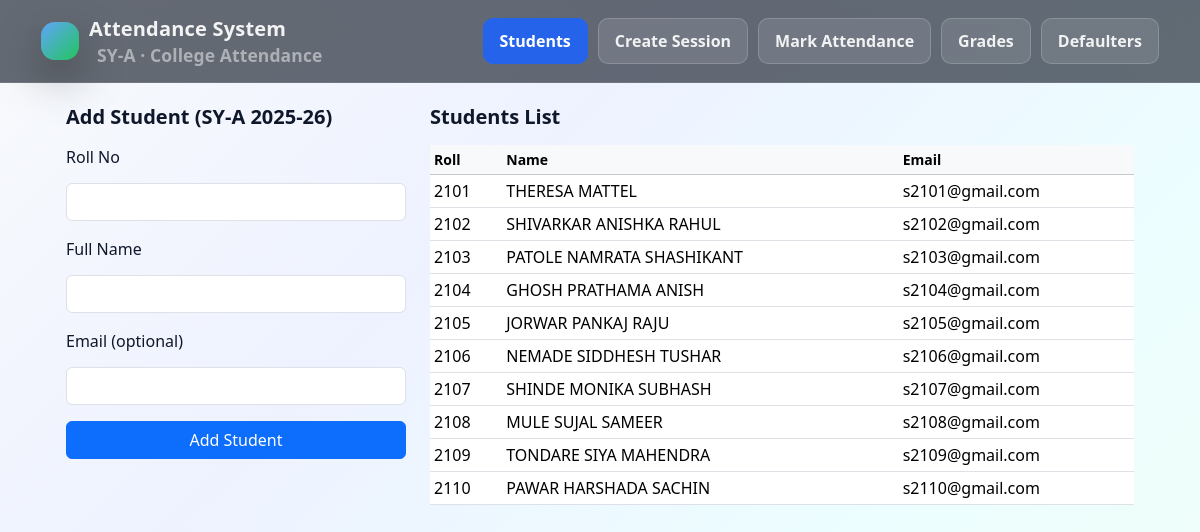
/students, run on the app's committed database.
### tables this page shows
CREATE TABLE students (
      student_id INTEGER PRIMARY KEY AUTOINCREMENT,
      roll_no TEXT NOT NULL UNIQUE,
      full_name TEXT NOT NULL,
      email TEXT,
      class_id INTEGER NOT NULL,
      FOREIGN KEY (class_id) REFERENCES classes(class_id)
    );

### app.py (the view, shortened to what this page needs)
@app.route("/students", methods=["GET", "POST"])
def students():
    conn = get_conn()
    cur = conn.cursor()
    cur.execute("SELECT class_id, year_name, division, academic_year FROM classes LIMIT 1")
    klass = cur.fetchone()
    if not klass:
        conn.close()
        return "No class found. Please insert a class row in classes table first."
    cur.execute("SELECT roll_no, full_name, email FROM students ORDER BY roll_no")
    rows = cur.fetchall()
    conn.close()
    return render_template("students.html", students=rows, klass=klass)

### db.py (called while the page is built)
def get_conn():
    con = sqlite3.connect("college_attendance.db")
    con.row_factory = sqlite3.Row
    return con

### templates/students.html
{% extends "base.html" %}
{% block content %}
<div class="row g-4">
  <div class="col-md-4">
    <div class="pro-card">
      <h5 class="mb-3 fw-bold">Add Student (SY-A 2025-26)</h5>
      <form method="post">
        <div class="mb-3">
          <label class="form-label">Roll No</label>
          <input class="form-control" name="roll_no" required>
        </div>
        <div class="mb-3">
          <label class="form-label">Full Name</label>
          <input class="form-control" name="full_name" required>
        </div>
        <div class="mb-3">
          <label class="form-label">Email (optional)</label>
          <input class="form-control" name="email">
        </div>
        <button class="btn btn-primary w-100">Add Student</button>
      </form>
    </div>
  </div>
  <div class="col-md-8">
    <div class="pro-card">
      <h5 class="mb-3 fw-bold">Students List</h5>
      <table class="table table-sm align-middle">
        <thead class="table-light">
          <tr>
            <th>Roll</th>
            <th>Name</th>
            <th>Email</th>
          </tr>
        </thead>
        <tbody>
          {% for s in students %}
          <tr>
            <td>{{ s.roll_no }}</td>
            <td>{{ s.full_name }}</td>
            <td>{{ s.email or "-" }}</td>
          </tr>
          {% endfor %}
        </tbody>
      </table>
    </div>
  </div>
</div>
{% endblock %}

### static/css/style.css (style rules this page uses)
body { margin: 0; font-family: "Segoe UI", system-ui, -apple-system, sans-serif; background: linear-gradient(180deg, #eef2f7 0%, #f8fafc 100%); color: #1f2937; }
input, select { width: 100%; padding: 10px 12px; margin-top: 6px; border-radius: 8px; border: 1px solid #cbd5f5; }
button { background: #2563eb; color: white; border: none; padding: 10px 18px; border-radius: 10px; font-weight: 600; cursor: pointer; }
table { width: 100%; border-collapse: collapse; }
th { text-align: left; font-size: 14px; color: #64748b; padding-bottom: 8px; }
td { padding: 10px 0; border-top: 1px solid #e5e7eb; }
.w-100 { width:100%; }

### templates/base.html (style rules this page uses)
:root { --text: rgba(255,255,255,0.92); --muted: rgba(255,255,255,0.68); }
body { background: linear-gradient( 135deg, #f8fafc 0%, #eef2ff 35%, #ecfeff 70%, #f0fdf4 100% ); min-height: 100vh; color: #0f172a; }

### data on the page
students: roll_no "2101", full_name "THERESA MATTEL", email "s2101@gmail.com"
students: roll_no "2102", full_name "SHIVARKAR ANISHKA RAHUL", email "s2102@gmail.com"
students: roll_no "2103", full_name "PATOLE NAMRATA SHASHIKANT", email "s2103@gmail.com"
students: roll_no "2104", full_name "GHOSH PRATHAMA ANISH", email "s2104@gmail.com"
students: roll_no "2105", full_name "JORWAR PANKAJ RAJU", email "s2105@gmail.com"
students: roll_no "2106", full_name "NEMADE SIDDHESH TUSHAR", email "s2106@gmail.com"
students: roll_no "2107", full_name "SHINDE MONIKA SUBHASH", email "s2107@gmail.com"
students: roll_no "2108", full_name "MULE SUJAL SAMEER", email "s2108@gmail.com"
students: roll_no "2109", full_name "TONDARE SIYA MAHENDRA", email "s2109@gmail.com"
students: roll_no "2110", full_name "PAWAR HARSHADA SACHIN", email "s2110@gmail.com"
